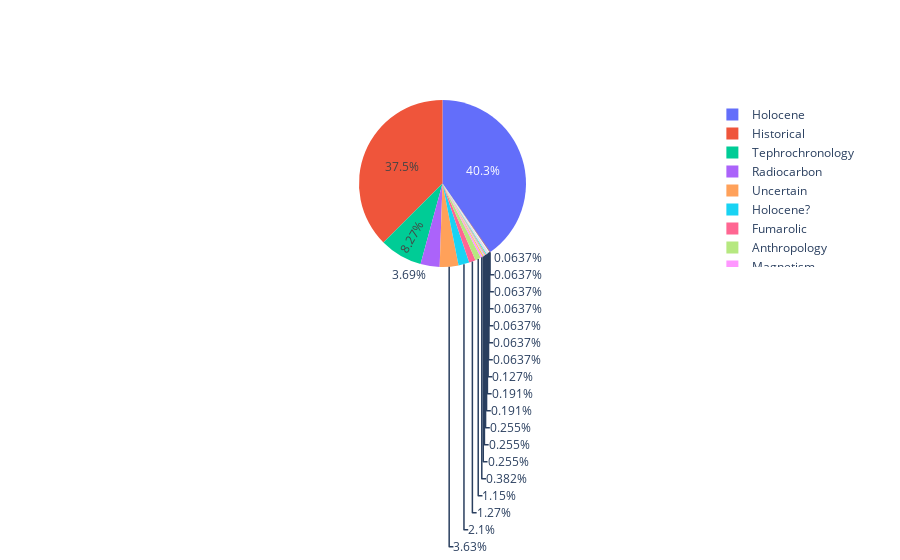

Notebook cell for this chart:
### Code cell
labels=df.Status.unique()
values=df['Status'].value_counts()
fig = go.Figure(data=[go.Pie(labels=labels, values=values)])
fig.show()

### Figure 1 — Plotly figure (JSON) as saved in the notebook; plotly's stock layout.template omitted (floating-point values rounded to 4 significant figures)
{"data": [{"labels": ["Holocene", "Historical", "Tephrochronology", "Radiocarbon", "Uncertain", "Holocene?", "Fumarolic", "Anthropology", "Magnetism", "Hydration Rind", "Uranium-series", "Varve Count", "Pleistocene-Fumarol", "Hot Springs", "Dendrochronology", "Seismicity", "Ar/Ar", "Lichenometry", "K-Ar", "Hydrophonic", "Pleistocene", "Ice Core"], "type": "pie", "values": [633, 589, 130, 58, 57, 33, 20, 18, 6, 4, 4, 4, 3, 3, 2, 1, 1, 1, 1, 1, 1, 1]}], "layout": {}}
